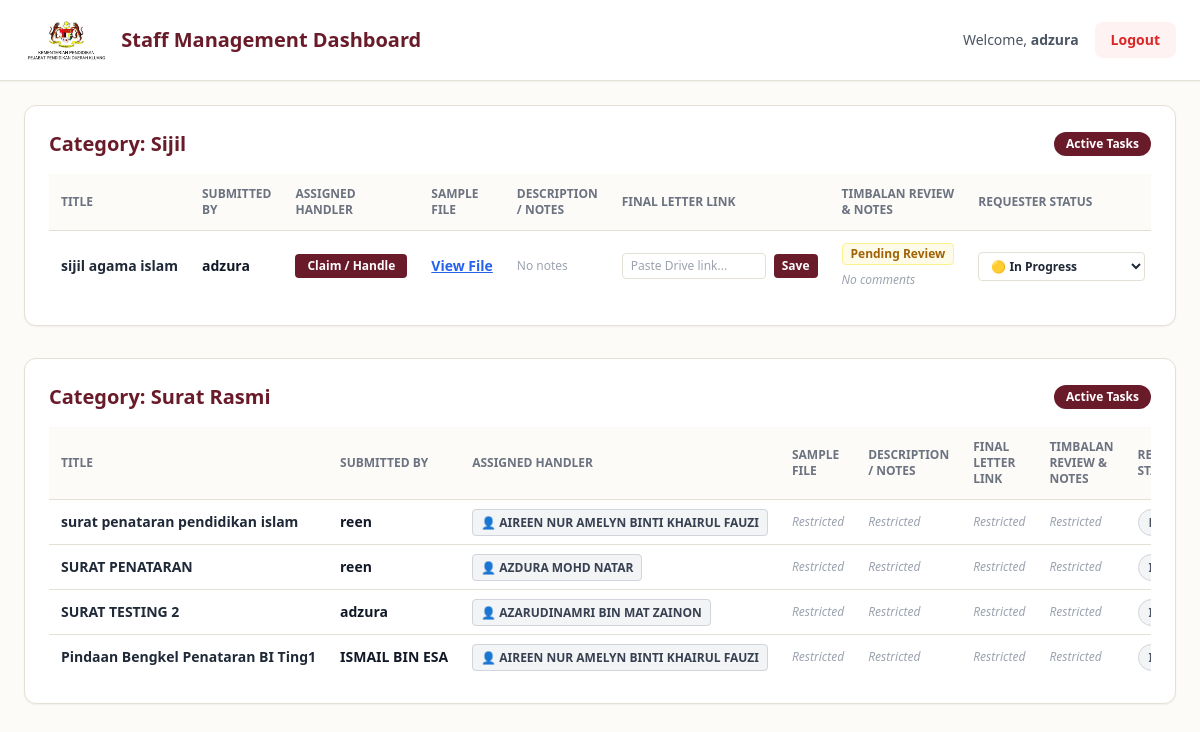
Screenshot of /dashboard.php (signed in) with the database file from the repository.
### tables this page shows
CREATE TABLE `documents` (
  `id` int(11) NOT NULL,
  `user_id` int(11) NOT NULL,
  `title` varchar(255) NOT NULL,
  `doc_type` enum('Surat Rasmi','Sijil') NOT NULL DEFAULT 'Surat Rasmi',
  `target_date` date NOT NULL,
  `sample_file` varchar(255) DEFAULT NULL,
  `status` enum('In Progress','Pending Signature','Done') DEFAULT 'In Progress',
  `completed_at` datetime DEFAULT NULL,
  `handler_id` int(11) DEFAULT NULL,
  `created_at` timestamp NULL DEFAULT current_timestamp(),
  `description` text NOT NULL,
  `final_link` varchar(255) DEFAULT NULL,
  `timbalan_status` varchar(50) DEFAULT 'Pending Review',
  `timbalan_comment` text DEFAULT NULL
);

CREATE TABLE `profiles` (
  `id` int(11) NOT NULL,
  `full_name` varchar(255) NOT NULL,
  `department` varchar(255) NOT NULL,
  `email` varchar(255) NOT NULL,
  `password` varchar(255) NOT NULL,
  `role` varchar(50) DEFAULT 'staff',
  `created_at` timestamp NULL DEFAULT current_timestamp()
);

### dashboard.php (the view, shortened to what this page needs)
<?php
include 'db.php';
$staff_id = $_SESSION['user_id'];
?>
<!DOCTYPE html>
<html lang="en">
<head>
    <script src="https://cdn.tailwindcss.com"></script>
</head>
<body class="bg-[#FDFBF7] min-h-screen text-gray-800">
    <nav class="bg-white border-b border-[#E5E0D5] px-6 py-4 flex justify-between items-center shadow-sm">
        <div class="flex items-center gap-3">
            <img src="logoppd-removebg-preview.jpg" alt="PPD Kluang Logo" class="h-12 object-contain">
            <h1 class="text-xl font-bold text-[#6A1B29]">Staff Management Dashboard</h1>
        </div>
        <div class="flex items-center gap-4">
            <span class="text-sm text-gray-600">Welcome, <strong><?php echo htmlspecialchars($_SESSION['full_name']); ?></strong></span>
            <a href="login.html" class="bg-red-50 text-red-600 px-4 py-2 rounded-lg text-sm font-semibold hover:bg-red-100 transition">Logout</a>
        </div>
    </nav>
    <main class="w-full px-6 py-6 space-y-8">
        <?php
        function renderTaskTable($conn, $staff_id, $category_name) {
            $query = "
                SELECT documents.*,
                       requester.full_name AS requester_name,
                       requester.department AS requester_dept,
                       handler.full_name AS handler_name
                FROM documents
                INNER JOIN profiles AS requester ON documents.user_id = requester.id
                LEFT JOIN profiles AS handler ON documents.handler_id = handler.id
                WHERE documents.doc_type = ?
                ORDER BY documents.created_at DESC
            ";
            $stmt = $conn->prepare($query);
            $stmt->bind_param("s", $category_name);
            $stmt->execute();
            $result = $stmt->get_result();
            $table_id = 'table-' . strtolower(str_replace(' ', '-', $category_name));
            ?>
            <div class="bg-white border border-[#E5E0D5] rounded-xl p-6 shadow-sm">
                <div class="flex justify-between items-center mb-4">
                    <h2 class="text-xl font-bold text-[#6A1B29]">Category: <?php echo htmlspecialchars($category_name); ?></h2>
                    <span class="text-xs bg-[#6A1B29] text-white px-3 py-1 rounded-full font-semibold">Active Tasks</span>
                </div>
                <div class="overflow-x-auto">
                    <table class="w-full text-left border-collapse">
                        <thead>
                            <tr class="border-b border-[#E5E0D5] bg-[#FDFBF7] text-xs text-gray-500 uppercase">
                                <th class="p-3">Title</th>
                                <th class="p-3">Submitted By</th>
                                <th class="p-3">Assigned Handler</th>
                                <th class="p-3">Sample File</th>
                                <th class="p-3">Description / Notes</th>
                                <th class="p-3">Final Letter Link</th>
                                <th class="p-3">Timbalan Review & Notes</th>
                                <th class="p-3">Requester Status</th>
                            </tr>
                        </thead>
                        <tbody id="<?php echo $table_id; ?>" class="divide-y divide-[#E5E0D5] text-sm">
                            <?php if ($result && $result->num_rows > 0): ?>
                                <?php while ($row = $result->fetch_assoc()): ?>
                                    <?php
                                        $is_my_task = ($row['handler_id'] == $staff_id);
                                        $is_claimed_by_other = (!empty($row['handler_id']) && $row['handler_id'] != $staff_id);
                                        $t_status = $row['timbalan_status'] ?? 'Pending Review';
                                        $t_badge = "bg-yellow-50 text-yellow-700 border-yellow-200";
                                        if ($t_status === 'Requires Correction') $t_badge = "bg-red-50 text-red-700 border-red-200";
                                        if ($t_status === 'Approved / Done') $t_badge = "bg-green-50 text-green-700 border-green-200";
                                    ?>
                                    <tr class="<?php echo $is_my_task ? 'bg-amber-50/20' : ''; ?>">
                                        <td class="p-3 font-semibold text-gray-800 whitespace-nowrap"><?php echo htmlspecialchars($row['title']); ?></td>
                                        <td class="p-3 whitespace-nowrap">
                                            <strong class="text-gray-900"><?php echo htmlspecialchars($row['requester_name']); ?></strong><br>
                                        </td>
                                        <td class="p-3 whitespace-nowrap">
                                            <?php if (!empty($row['handler_name'])): ?>
                                                <span class="text-xs <?php echo $is_my_task ? 'bg-green-100 text-green-800 border-green-300' : 'bg-gray-100 text-gray-700 border-gray-300'; ?> px-2 py-1 rounded font-bold border">
                                                    👤 <?php echo htmlspecialchars($row['handler_name']); ?> <?php echo $is_my_task ? '(You)' : ''; ?>
                                                </span>
                                            <?php else: ?>
                                                <form action="dashboard.php" method="POST">
                                                    <button type="submit" class="text-xs bg-[#6A1B29] text-white px-3 py-1 rounded font-semibold hover:bg-[#52131F] transition">
                                                        Claim / Handle
                                                    </button>
                                                </form>
                                            <?php endif; ?>
                                        </td>
                                        <?php if ($is_claimed_by_other): ?>
                                            <td class="p-3 text-gray-400 italic text-xs">Restricted</td>
                                            <td class="p-3 text-gray-400 italic text-xs">Restricted</td>
                                            <td class="p-3 text-gray-400 italic text-xs">Restricted</td>
                                            <td class="p-3 text-gray-400 italic text-xs">Restricted</td>
                                            <td class="p-3 whitespace-nowrap">
                                                <span class="px-2.5 py-1 rounded-full text-xs font-bold bg-gray-100 text-gray-600 border border-gray-300">
                                                </span>
                                            </td>
                                        <?php else: ?>
                                            <td class="p-3 whitespace-nowrap">
                                                <?php if (!empty($row['sample_file'])): ?>
                                                    <a href="<?php echo htmlspecialchars($row['sample_file']); ?>" target="_blank" class="text-blue-600 font-semibold underline">View File</a>
                                                <?php else: ?>
                                                    <span class="text-gray-400">None</span>
                                                <?php endif; ?>
                                            </td>
                                            <td class="p-3 text-gray-600 italic text-xs max-w-xs whitespace-normal break-words" title="<?php echo htmlspecialchars($row['description'] ?? ''); ?>">
                                                <?php echo !empty($row['description']) ? htmlspecialchars($row['description']) : '<span class="text-gray-400 not-italic">No notes</span>'; ?>
                                            </td>
                                            <td class="p-3 whitespace-nowrap">
                                                <?php $has_link = !empty($row['final_link']); ?>
                                                <div id="link-form-<?php echo $row['id']; ?>" class="<?php echo $has_link ? 'hidden' : ''; ?>">
                                                    <form action="dashboard.php" method="POST" class="flex items-center gap-2">
                                                        <input type="url" name="final_link" placeholder="Paste Drive link..." value="<?php echo htmlspecialchars($row['final_link'] ?? ''); ?>" class="px-2 py-1 border border-[#E5E0D5] rounded bg-white text-xs w-36" required>
                                                        <button type="submit" class="text-xs bg-[#6A1B29] text-white px-2 py-1 rounded font-semibold hover:bg-[#52131F] transition">
                                                            Save
                                                        </button>
                                                    </form>
                                                </div>
                                            </td>
                                            <td class="p-3 max-w-xs">
                                                <span class="px-2 py-0.5 rounded text-xs font-bold border block w-max mb-1 <?php echo $t_badge; ?>">
                                                    <?php echo htmlspecialchars($t_status); ?>
                                                </span>
                                                <?php if ($t_status !== 'Approved / Done' && !empty($row['timbalan_comment'])): ?>
                                                    <p class="text-xs text-gray-700 bg-gray-50 border border-gray-200 p-1.5 rounded italic whitespace-normal break-words">
                                                        💬 <?php echo htmlspecialchars($row['timbalan_comment']); ?>
                                                    </p>
                                                <?php elseif ($t_status !== 'Approved / Done'): ?>
                                                    <span class="text-xs text-gray-400 italic">No comments</span>
                                                <?php endif; ?>
                                            </td>
                                            <td class="p-3 whitespace-nowrap">
                                                <form action="dashboard.php" method="POST">
                                                    <select name="status" onchange="this.form.submit()" class="px-2 py-1 border border-[#E5E0D5] rounded bg-white text-xs font-semibold focus:ring-2 focus:ring-[#6A1B29]">
                                                        <option value="In Progress" <?php if($row['status'] == 'In Progress') echo 'selected'; ?>>🟡 In Progress</option>
                                                    </select>
                                                </form>
                                            </td>
                                        <?php endif; ?>
                                    </tr>
                                <?php endwhile; ?>
                            <?php else: ?>
                                <tr><td colspan="8" class="p-4 text-center text-gray-500">No tasks currently queued in this category.</td></tr>
                            <?php endif; ?>
                        </tbody>
                    </table>
                </div>
            </div>
            <?php
        }
        renderTaskTable($conn, $staff_id, 'Sijil');
        renderTaskTable($conn, $staff_id, 'Surat Rasmi');
        ?>
    </main>
</body>
</html>

### rows the page displays
documents: title "sijil agama islam", user.full_name "adzura", description "No notes", timbalan_status "Pending Review", shows "No comments", status "🟡 In Progress"
documents: title "surat penataran pendidikan islam", user.full_name "reen", profiles.full_name "AIREEN NUR AMELYN BINTI KHAIRUL FAUZI"
documents: title "SURAT PENATARAN", user.full_name "reen", profiles.full_name "AZDURA MOHD NATAR"
documents: title "SURAT TESTING 2", user.full_name "adzura", profiles.full_name "AZARUDINAMRI BIN MAT ZAINON"
documents: title "Pindaan Bengkel Penataran BI Ting1", user.full_name "ISMAIL BIN ESA", profiles.full_name "AIREEN NUR AMELYN BINTI KHAIRUL FAUZI"

### other values shown
$_SESSION['full_name'] "adzura"
$category_name "Sijil Surat Rasmi"
